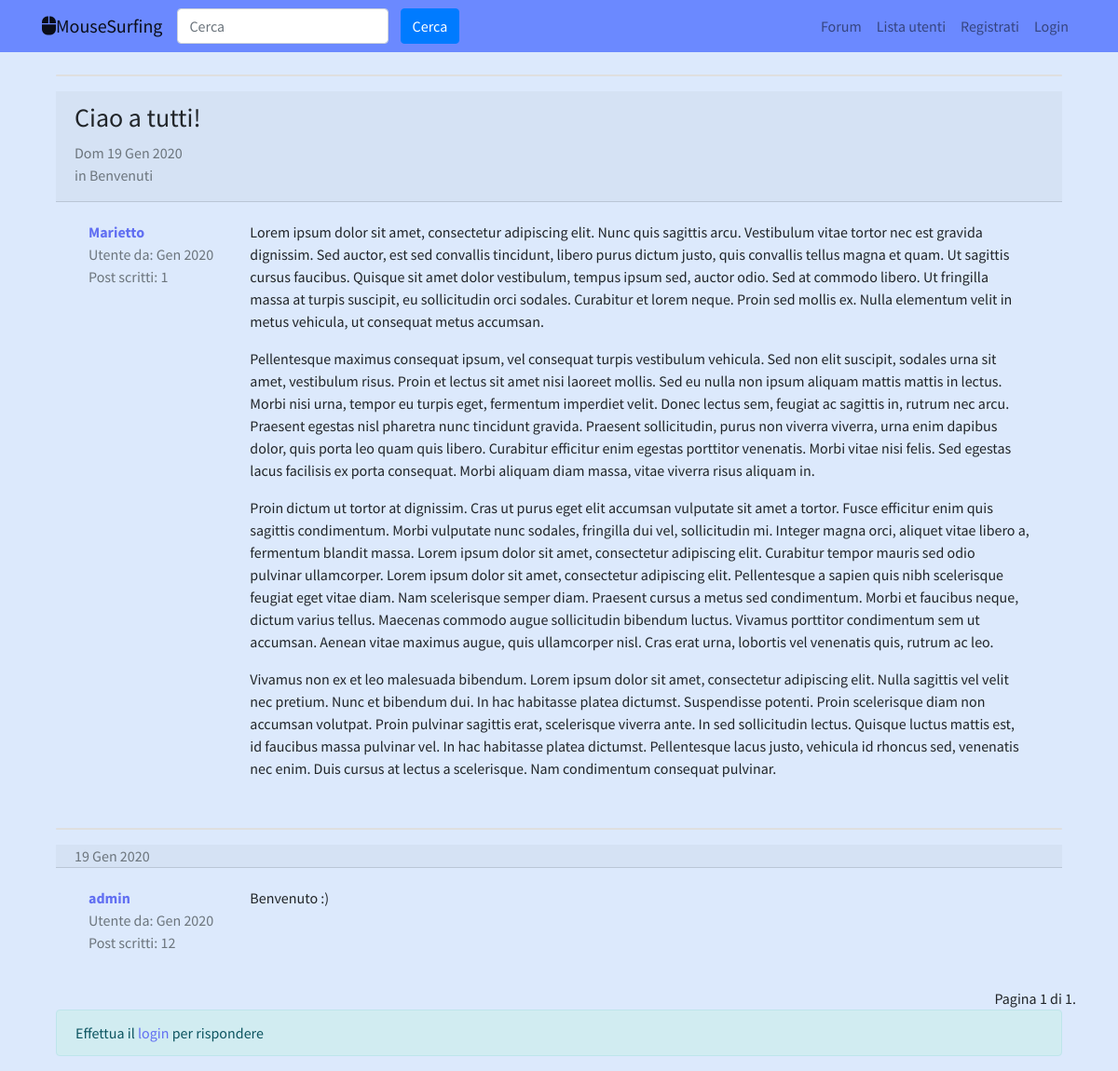
Page /sezioni/discussione/24 on the committed database.
### logica_sezioni/models.py (models this page shows, shortened)
class Post(models.Model):
    autore_post = models.ForeignKey(User, on_delete=models.CASCADE, related_name = "posts")
    contenuto = models.TextField()
    data_creazione = models.DateTimeField(auto_now_add=True)
    discussione = models.ForeignKey(Discussione, on_delete=models.CASCADE)
    class Meta:
        verbose_name = "Post"
        verbose_name_plural = "Posts"

class Discussione(models.Model):
    titolo = models.CharField(max_length=100)
    data_creazione = models.DateTimeField(auto_now_add=True) #la data di creazione della discussione verrà impostata nel momento della creazione dello stesso secondo l'orario attuale.
    autore_discussione = models.ForeignKey(User, on_delete=models.CASCADE, related_name="discussioni")
    sezione_appartenenza = models.ForeignKey(Sezione, on_delete=models.CASCADE) #senza related_name si richiamerà discussione_set
    class Meta:
        verbose_name = "Discussione"
        verbose_name_plural = "Discussioni"

class Sezione(models.Model):
    nome_sezione = models.CharField(max_length=90)
    descrizione = models.CharField(max_length=90, blank=True, null=True)
    logo_sezione = models.ImageField(blank=True, null=True)
    def __str__(self):
        return self.nome_sezione
    class Meta:
        verbose_name = "Sezione"
        verbose_name_plural = "Sezioni"

### logica_sezioni/views.py (the view)
# urls.py: path('discussione/<int:pk>', visualizzaDiscussione, name='visualizza_discussione'),
def visualizzaDiscussione(request, pk):
    discussione = get_object_or_404(Discussione, pk=pk)
    posts_discussione = Post.objects.filter(discussione=discussione)
    paginator = Paginator(posts_discussione, 10)
    page = request.GET.get("pagina")
    posts = paginator.get_page(page)
    form_risposta = PostModelForm()
    context =  {"discussione": discussione,
                "posts_discussione": posts,
                "form_risposta": form_risposta}
    return render(request, "singola_discussione.html", context)

### logica_sezioni/forms.py
class PostModelForm(forms.ModelForm):
    class Meta:
        model = Post
        fields = ["contenuto"]
        widgets = {
             "contenuto": forms.Textarea(attrs={"rows": "5"})
        }
        labels = {
            "contenuto": "Messaggio"
        }

### logica_sezioni/templates/singola_discussione.html (shortened to what this page needs)
{% extends 'base.html' %}
{% load crispy_forms_tags %}
{% block content %}
<div class="container">
        {% for post in posts_discussione %}
        <div class="card my-3"></div>
            {% if forloop.first and not "pagina" in request.get_full_path %}
                <div class="card-header pb-0">
                    <h3>{{ discussione.titolo }}</h3>
                    <p class="text-muted">{{ discussione.data_creazione|date:"D d M Y"  }}
                    <br>in {{ discussione.sezione_appartenenza }}</p>
                </div>
            {% else %}
                <div class="card-header py-0">
                    <p class="text-muted mb-0">
                        {{ post.data_creazione|date:"d M Y"}}
                    </p>
                </div>
            {% endif %}
     <div class="container">
        <div class="card-body">
            <div class="row">
                <div class="col-xl-2 col-3">
                    <p class="mb-0"></p><a href="{% url "profilo_utente" username=post.autore_post.username %}"><strong>{{ post.autore_post }}</strong></a>
                    <p class="text-muted mb-0">Utente da: {{ post.autore_post.date_joined|date:"M Y" }}</p>
                    <p class="text-muted">Post scritti: {{ post.autore_post.posts.count }}</p>
                </div>
                <div class="col-xl-10 col-9">
                    {{ post.contenuto|linebreaks }}
                </div>
            </div>
        </div>
    </div>
        {% endfor %}
    </div>
        <div class="text-right">
            <span class="step-links">
                <span class="current">
                    Pagina {{ posts_discussione.number }} di {{ posts_discussione.paginator.num_pages }}.
                </span>
            </span>
        </div>
     <div class="container">
        {% if request.user.is_authenticated %}
        {% include "form_risposta.html" %}
        {% else %}
        <div class="alert alert-info" role="alert">
            Effettua il <a href="{% url 'login' %}?next={{ request.get_full_path }}">login</a> per rispondere
        </div>
        {% endif %}
    </div>
</div>
{% endblock content %}

### static-storage/css/stile.css (style rules this page uses)
body { font-family: 'Open Sans', sans-serif; font-family: 'Source Sans Pro', sans-serif; }
a, a:hover { color: #616ff2; }

### rows in the picture
Post: autore_post "Marietto", autore_post.date_joined "Gen 2020", autore_post.posts.count "1", contenuto "Lorem ipsum dolor sit amet, consectetur adipiscing elit. Nunc quis sagittis arcu. Vestibulum vitae tortor nec est gravida dignissim. Sed auctor, est sed convallis tincidunt, libero purus dictum justo, quis convallis tellus magna et quam. Ut sagittis cursus faucibus. Quisque sit amet dolor vestibulum, tempus ipsum sed, auctor odio. Sed at commodo libero. Ut fringilla massa at turpis suscipit, eu sollicitudin orci sodales. Curabitur et lorem neque. Proin sed mollis ex. Nulla elementum velit in metus vehicula, ut consequat metus accumsan. Pellentesque maximus consequat ipsum, vel consequat turpis vestibulum vehicula. Sed non elit suscipit, sodales urna sit amet, vestibulum risus. Proin et…"
Discussione: titolo "Ciao a tutti!", data_creazione "Dom 19 Gen 2020", sezione_appartenenza "Benvenuti"
Post: data_creazione "19 Gen 2020", autore_post "admin", autore_post.date_joined "Gen 2020", autore_post.posts.count "12", contenuto "Benvenuto :)"

### other values in the picture
{{ posts_discussione.number }} "1"
{{ posts_discussione.paginator.num_pages }} "1"
